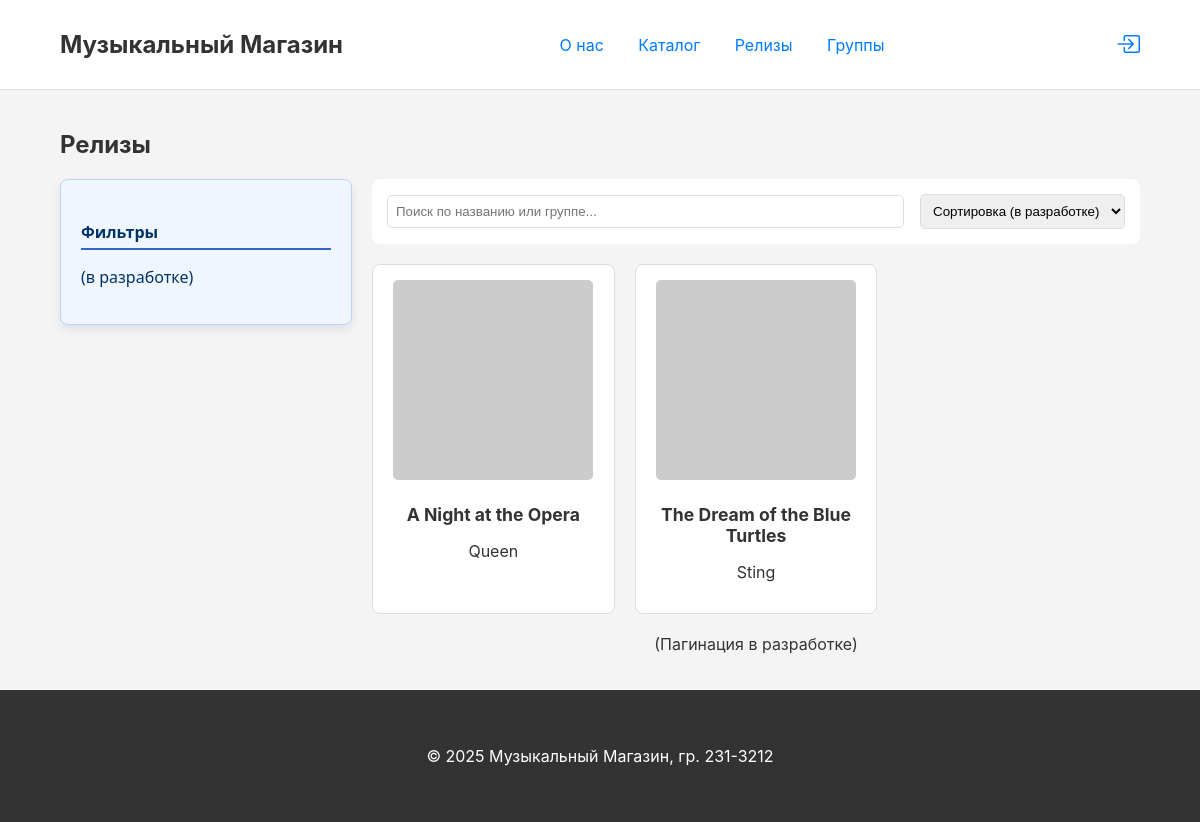
The app's page /releases, older data.
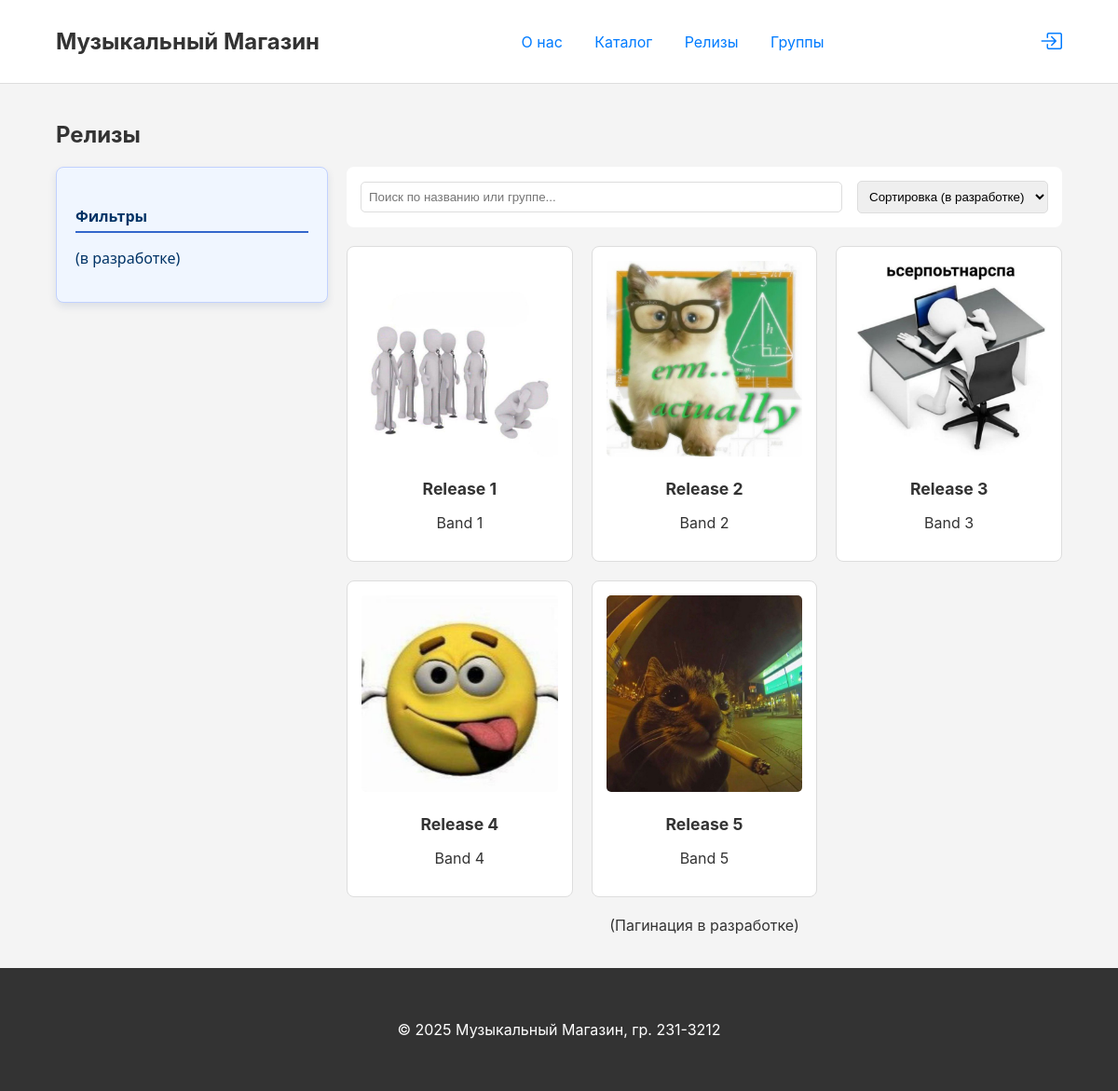
The same page, newer data.
### app/models.py (models this page shows)
class Release(db.Model):
    __tablename__ = 'releases'
    id = db.Column(db.Integer, primary_key=True)
    title = db.Column(db.String(255), nullable=False)
    release_year = db.Column(db.Integer)
    cover_image_url = db.Column(db.String(255))
    band_id = db.Column(db.Integer, db.ForeignKey('bands.id'), nullable=False)
    records = db.relationship('Record', backref='release', lazy='dynamic')
    compositions = db.relationship('Composition', secondary=release_compositions, back_populates='releases')

class Band(db.Model):
    __tablename__ = 'bands'
    id = db.Column(db.Integer, primary_key=True)
    name = db.Column(db.String(150), nullable=False)
    bio = db.Column(db.Text)
    genre_id = db.Column(db.Integer, db.ForeignKey('genres.id'))
    members = db.relationship('Artist', secondary=band_members, back_populates='bands')
    compositions = db.relationship('Composition', backref='author_band', lazy='dynamic')
    releases = db.relationship('Release', backref='band', lazy='dynamic')

### app/routes.py (the view)
@app.route('/releases')
def releases_list():
    releases = Release.query.limit(20).all()
    return render_template('releases_list.html', title='Релизы', releases=releases)

### app/templates/releases_list.html
{% extends "base.html" %}
{% block content %}
    <h2>Релизы</h2>
    <div class="catalog-container">
        <aside class="filters-sidebar">
            <h4>Фильтры</h4>
            <p>(в разработке)</p>
        </aside>
        <div class="catalog-main">
            <div class="search-sort-bar">
                <input type="search" placeholder="Поиск по названию или группе...">
                <select>
                    <option>Сортировка (в разработке)</option>
                </select>
            </div>
            <div class="catalog-grid">
                {% for release in releases %}
                    <div class="record-card">
                        <a href="{{ url_for('release_detail', id=release.id) }}" style="text-decoration: none; color: inherit;">
                            <img src="{{ url_for('uploaded_file', filename=release.cover_image_url) if release.cover_image_url else 'https://via.placeholder.com/200' }}" alt="Обложка релиза">
                            <h3>{{ release.title }}</h3>
                            <p>{{ release.band.name }}</p>
                        </a>
                    </div>
                {% else %}
                    <p>В каталоге пока нет релизов.</p>
                {% endfor %}
            </div>
            <div class="pagination" style="margin-top: 20px; text-align: center;">
                <p>(Пагинация в разработке)</p>
            </div>
        </div>
    </div>
{% endblock %}

### app/templates/base.html (shortened to what this page needs)
<!DOCTYPE html>
<html lang="ru">
<head>
    <link rel="stylesheet" href="{{ url_for('static', filename='css/style.css') }}">
    <link rel="stylesheet" href="https://cdn.jsdelivr.net/npm/bootstrap-icons@1.11.3/font/bootstrap-icons.min.css">
</head>
<body>
    <header>
        <div class="container">
            <div class="header-left">
                <a href="{{ url_for('index') }}" class="logo">Музыкальный Магазин</a>
            </div>
            <nav class="header-center">
                <a href="{{ url_for('about') }}">О нас</a>
                <a href="{{ url_for('index') }}">Каталог</a>
                <a href="{{ url_for('releases_list') }}">Релизы</a>
                <a href="{{ url_for('bands_list') }}">Группы</a>
            </nav>
            <div class="header-right">
                {% if current_user.is_authenticated %}
                    <a href="{{ url_for('profile') }}" title="Профиль"><i class="bi bi-person-circle" style="font-size: 1.5rem;"></i></a>
                    {% if current_user.role == 'user' %}
                        <a href="{{ url_for('cart') }}" title="Корзина"><i class="bi bi-cart" style="font-size: 1.5rem;"></i></a>
                    {% endif %}
                {% else %}
                    <a href="{{ url_for('login') }}" title="Вход"><i class="bi bi-box-arrow-in-right" style="font-size: 1.5rem;"></i></a>
                {% endif %}
            </div>
        </div>
    </header>
    <main>
        <div class="container">
            {% block content %}{% endblock %}
        </div>
    </main>
    <footer>
        <div class="container">
            <p>&copy; 2025 Музыкальный Магазин, гр. 231-3212</p>
        </div>
    </footer>
</body>
</html>

### app/static/css/style.css (style rules this page uses)
body { font-family: -apple-system, BlinkMacSystemFont, "Segoe UI", Roboto, "Helvetica Neue", Arial, sans-serif; margin: 0; background-color: #f4f4f4; color: #333; display: flex; flex-direction: column; min-height: 100vh; }
.container { width: 90%; max-width: 1200px; margin: 0 auto; padding: 20px; }
a { color: #007bff; text-decoration: none; }
main { flex: 1; }
header { background-color: #fff; border-bottom: 1px solid #ddd; padding: 10px 0; }
header .container { display: flex; justify-content: space-between; align-items: center; }
header .logo { font-size: 1.5em; font-weight: bold; text-decoration: none; color: #333; }
header nav a { margin: 0 15px; }
header .header-right a { margin-left: 15px; }
footer { background-color: #333; color: #fff; text-align: center; padding: 20px 0; margin-top: auto; }
.catalog-container { display: flex; gap: 20px; }
.catalog-main { flex: 1; }
.filters-sidebar { flex: 0 0 250px; background: #fff; padding: 20px; border-radius: 8px; height: fit-content; }
.search-sort-bar { display: flex; justify-content: space-between; align-items: center; margin-bottom: 20px; background: #fff; padding: 15px; border-radius: 8px; }
.search-sort-bar input[type="search"] { width: 70%; padding: 8px; border: 1px solid #ddd; border-radius: 5px; }
.search-sort-bar select { padding: 8px; border: 1px solid #ddd; border-radius: 5px; }
.catalog-grid { display: grid; grid-template-columns: repeat(auto-fill, minmax(200px, 1fr)); gap: 20px; }
.record-card { background: #fff; border: 1px solid #ddd; border-radius: 8px; padding: 15px; text-align: center; transition: box-shadow 0.3s ease; }
.record-card img { max-width: 100%; height: auto; border-radius: 5px; margin-bottom: 10px; }
.record-card h3 { font-size: 1.1em; margin: 10px 0; }
.filters-sidebar { background-color: #f0f6ff; border: 1px solid #c1d1ff; padding: 20px; border-radius: 8px; width: 250px; font-family: 'Segoe UI', Tahoma, Geneva, Verdana, sans-serif; color: #003366; box-shadow: 0 4px 8px rgba(0, 51, 102, 0.1); }
.filters-sidebar h4 { margin-bottom: 15px; border-bottom: 2px solid #3366cc; padding-bottom: 5px; font-weight: 600; }

Row changes from the older to the newer data that the page shows:
changed Release: cover_image_url: picture added in place of a placeholder; title "A Night at the Opera" → "Release 1"; band.name "Queen" → "Band 1"
changed Release: cover_image_url: picture added in place of a placeholder; title "The Dream of the Blue Turtles" → "Release 2"; band.name "Sting" → "Band 2"
added Release: cover_image_url (picture), title "Release 3", band.name "Band 3"
added Release: cover_image_url (picture), title "Release 4", band.name "Band 4"
added Release: cover_image_url (picture), title "Release 5", band.name "Band 5"
